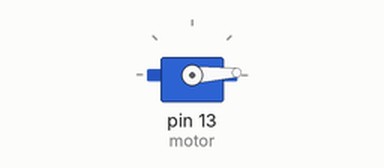
Recording of a sketch running on a simulated Arduino Uno, built with avr-gcc and run on an emulated ATmega328P. Shown: servo.

Above: at 0.05 s.
At 0.9 s:
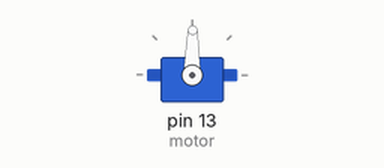
At 1.75 s:
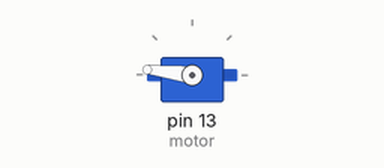
At 3.45 s:
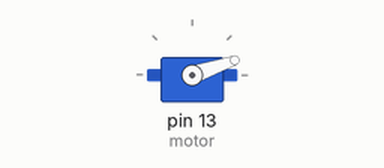
Timing chart, 0 to 8.3 s (numbered marks = the images above):
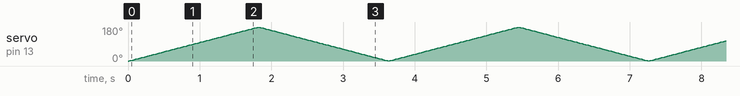

The sketch:

servo_motor.ino
```cpp
#include <Servo.h>

Servo motor;
int p = 0;

void setup() {
  // put your setup code here, to run once:
  motor.attach(13);
  motor.write(180);
}

void loop() {
  // put your main code here, to run repeatedly:
  for(p = 0; p < 180; p++){
    motor.write(p);
    delay(10);
  }
  for(p = 180; p >= 1; p--){
    motor.write(p);
    delay(10);
  }
}
```
